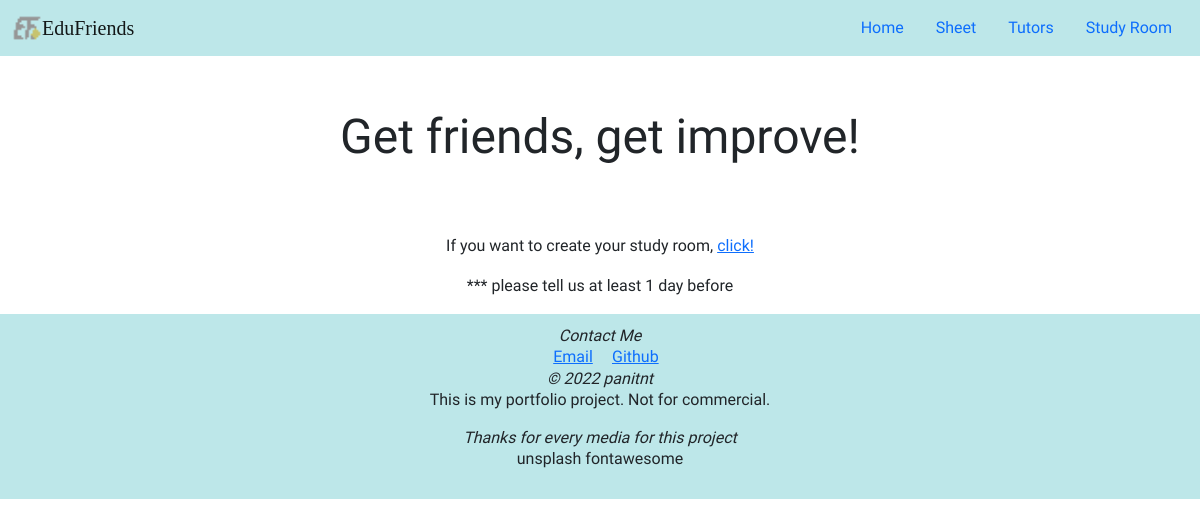
The page /study_room/ on the database as committed earlier.
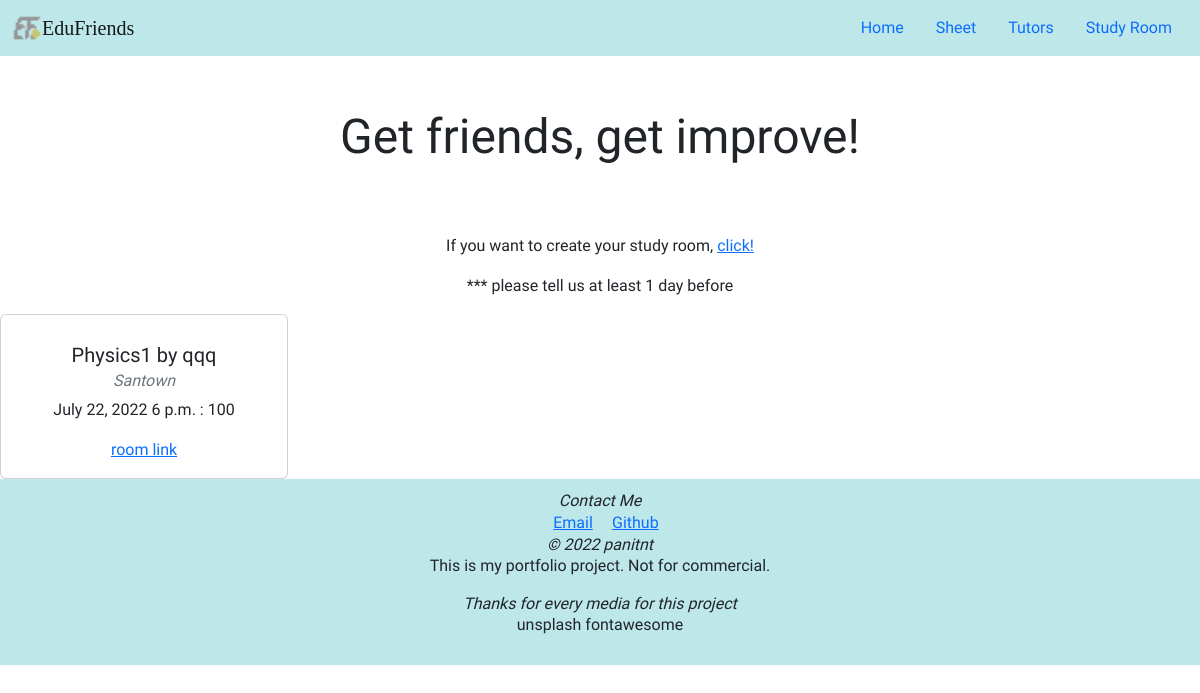
The same page on the database as committed later.
### study_room/models.py (models this page shows, shortened)
class Room(models.Model):
    subject = models.CharField(max_length=255)
    by = models.CharField(max_length=255)
    university = models.CharField(max_length=255, blank=True)
    date = models.DateField()
    time = models.TimeField()
    hour = models.IntegerField()
    people = models.IntegerField()
    url = models.URLField()

### study_room/views.py (the view)
# urls.py: path('study_room/', include('study_room.urls')),
def study_room(request):
    room = Room.objects.all()
    return render(request, 'study_room/study_room.html', {'rooms': room})

### study_room/templates/study_room/study_room.html (shortened to what this page needs)
{% extends 'main_edufriends/base.html' %}
{% load static %}
{% block content%}
<br><br>
<div class="study-rooms">
    <h3>Get friends, get improve!</h3>
    <p>If you want to create your study room, <a href="#">click!</a></p>
    <p>*** please tell us at least 1 day before </p>
    <div class="row">
        {% for room in rooms %}
        <div class="all-rooms">
            <div class="card" style="width: 18rem;">
                <div class="card-body">
                    <h5 class="card-title">{{room.subject}} by {{room.by}}</h5>
                    <h6 class="card-subtitle mb-2 text-muted">{{room.university}}</h6>
                    <p class="card-text">{{room.date}} {{room.time}} : {{room.people}}</p>
                    <a href="{{room.url}}" class="card-link">room link</a>
                </div>
            </div>
        </div>
        {% endfor %}
    </div>
</div>
{% endblock %}ß

### main_edufriends/templates/main_edufriends/base.html (shortened to what this page needs)
<!DOCTYPE html>
<html lang="en">
{% load static %}
<head>
    <link href="https://cdn.jsdelivr.net/npm/bootstrap@5.2.0/dist/css/bootstrap.min.css" rel="stylesheet"
>
    <link rel="stylesheet" href="{% static 'main_edufriends/styles.css' %}">
</head>
<body>
    {% include 'main_edufriends/components/header_bar.html' %}
    {% block content %}{% endblock %}
    {% include 'main_edufriends/components/bottom_site.html' %}
</body>
</html>

### main_edufriends/templates/main_edufriends/components/header_bar.html
<header>
    <nav class="navbar navbar-expand-lg fixed-top" style="background-color: #bde7e9";>
        <div class="container-fluid">
            <ul class="nav navbar-nav navbar-right">
                {% load static %}
                <li>
                    <img src="{% static 'main_edufriends/icon-2.ico' %}" alt="" height="30px">
                </li>
                <li>
                    <a href="{% url 'home' %}" class="navbar-brand" style="font-family: 'Cormorant SC';"> EduFriends</a>
                </li>
            </ul>
            <ul class="nav justify-content-end">
                <li class="nav-item">
                    <a class="nav-link" href="{% url 'home' %}">Home</a>
                </li>
                <li class="nav-item">
                    <a class="nav-link" href="{% url 'sheet'%}">Sheet</a>
                </li>
                <li class="nav-item">
                    <a class="nav-link" href="{% url 'tutors' %}">Tutors</a>
                </li>
                <li class="nav-item">
                    <a class="nav-link" href="{% url 'study_room' %}">Study Room</a>
                </li>
            </ul>
        </div>
    </nav>
</header>

### main_edufriends/templates/main_edufriends/components/bottom_site.html
<footer>
    <h6>Contact Me</h6>
    <div class="row contact-content">
        <div class="col-md-6 contact-link"><a href="mailto:dxrynq@gmail.com">Email</a></div>
        <div class="col-md-6 contact-link"><a href="https://github.com/panitnt" target="_blank">Github</a></div>
    </div>
    <h6>&copy; 2022 panitnt </h6>
    <p>This is my portfolio project. Not for commercial.</p>
    <h6>Thanks for every media for this project</h6>
    <p>unsplash  fontawesome</p>
</footer>

### main_edufriends/static/main_edufriends/styles.css (style rules this page uses)
body { text-align: center; font-family: 'Prompt', sans-serif; font-weight: 400; }
h5 { padding-top: 5%; }
footer { background-color: #bde7e9; padding: 1%; }
h6 { margin: 0; font-style: italic; font-weight: 500; }
.contact-content { margin: 0 45%; }
.contact-link { color: black; }
h3 { padding: 5%; font-family: 'Amatic SC', cursive; font-size: 3rem; }

Rows that differ between the two databases and show on the page:
added Room: subject "Physics1", by "qqq", university "Santown", date "July 22, 2022", time "6 p.m.", people "100"
